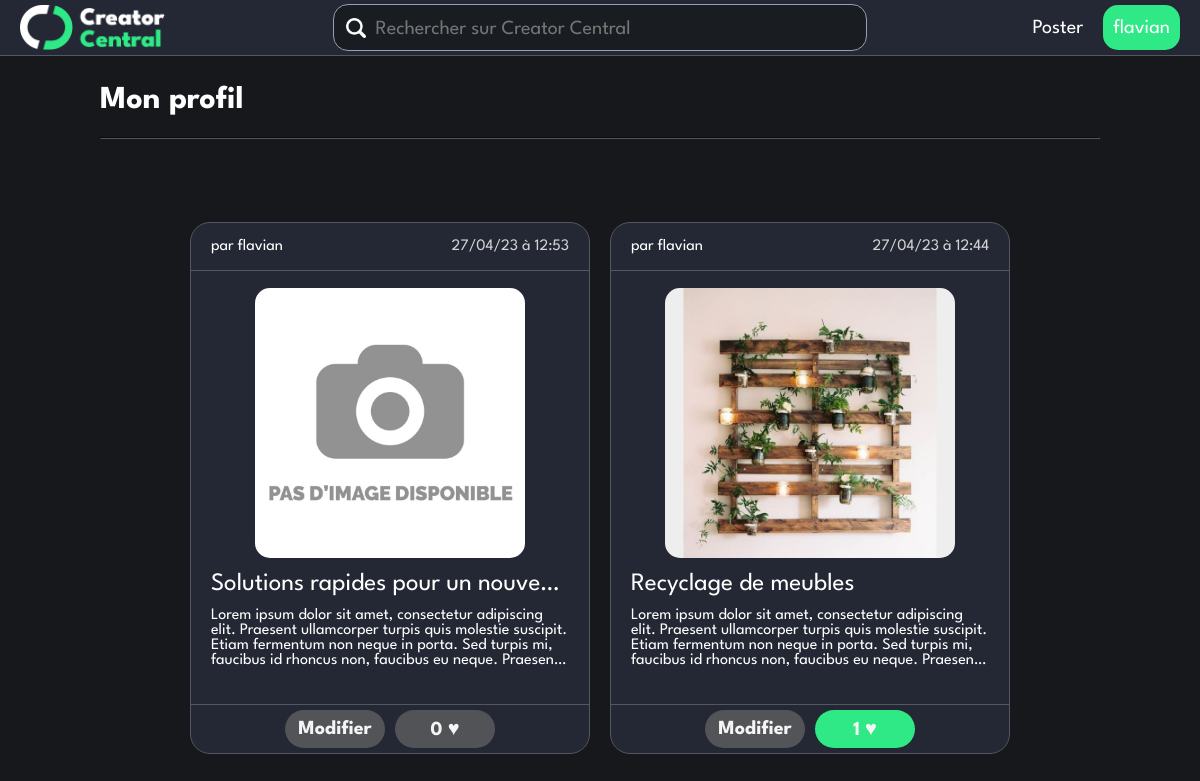
The page /profile.php (signed in) on the database its author committed.
### tables this page shows
CREATE TABLE `posts` (
  `postId` int(16) NOT NULL,
  `username` varchar(20) NOT NULL,
  `date` timestamp NOT NULL DEFAULT current_timestamp() ON UPDATE current_timestamp(),
  `title` varchar(50) NOT NULL,
  `content` varchar(500) NOT NULL,
  `picturePath` varchar(100) NOT NULL DEFAULT 'img/default_image.jpg'
);

### classes/loginStatus.php (called while the page is built, shortened)
<?php
class LoginStatus{
    function __construct(&$SQLconn) {
        if ($this->CheckSession()) {
            $this->userName = $_SESSION["username"];
        }
    }
    function CheckSession()
    {
        return isset($_SESSION["username"]);
    }
}
?>

### classes/SQLconn.php (the view, shortened to what this page needs)
<?php
require_once(__ROOT__ . "/Classes/loginStatus.php");
class SQLconn
{
    public $conn = NULL;
    public $loginStatus = NULL;
    function __construct()
    {
        $servername = "localhost";
        $username = "root";
        $password = "";
        $dbname = "creatorcentral";
        $this->conn = new mysqli($servername, $username, $password, $dbname);
        $this->loginStatus = new LoginStatus($this);
    }
    function GenerateHTML_forPostsPage($isMyBlog)
    {
        if (!empty($_GET) && isset($_GET["search"])) {
            $searched = $_GET['search'];
            $formatted_search = htmlspecialchars($searched);
            $query = "SELECT * FROM `posts` WHERE (upper(`title`) LIKE upper('%$formatted_search%')) OR (upper(`content`) LIKE upper('%$formatted_search%')) OR (upper(`username`) LIKE upper('%$formatted_search%')) ORDER BY `date` DESC";
            $result = $this->conn->query($query);
        } else {
            if ($isMyBlog) {
                $formatted_user = htmlspecialchars($this->loginStatus->userName);
                $query = "SELECT * FROM `posts` WHERE `username` LIKE '$formatted_user' ORDER BY `date` DESC";
            } else {
                $query = "SELECT * FROM `posts` ORDER BY `date` DESC";
            }
            $result = $this->conn->query($query);
        }
        if (mysqli_num_rows($result) != 0) {
            while ($row = $result->fetch_assoc()) {
                $timestamp = strtotime($row["date"]);
                echo '
                    <div class="post">
                    ';
                echo '
                    <div class="post-username" id="' . $row["username"] . '"><p>par ' . $row["username"] . '</p></div>
                    ';
                echo '
                    <div class="post-title"><a>' . $row["title"] . '</a></div>
                    <div class="post-date"><p>' . date("d/m/y à H:i", $timestamp) . '</p></div>
                    ';
                if (!is_null($row["picturePath"]) && $row["picturePath"] != "") {
                    $location = $row["picturePath"];
                    echo '
                        <div class="post-image"><img src="' . $location . ' " alt="' . $location . '"></div>
                        ';
                }
                echo '
                    <div class="post-text"><p>' . $row["content"] . '</p></div>
                    <div class="post-likes">
                    ';
                if ($row["username"] == $this->loginStatus->userName) {
                    echo '
                        <form method="get" action="editpost.php">
                            <input type="hidden" name="postID" value="' . $row["postId"] . '">
                            <input type="submit" value="Modifier" class="like-button">
                        </form>';
                }
                $formatted_post = htmlspecialchars($row["postId"]);
                $formatted_user = htmlspecialchars($this->loginStatus->userName);
                $query_is_liked = "SELECT * FROM `likes` WHERE (upper(`postId`) LIKE upper('$formatted_post')) AND (upper(`username`) LIKE upper('$formatted_user'))";
                $result_is_liked = $this->conn->query($query_is_liked);
                $query_like_nb = "SELECT * FROM `likes` WHERE (upper(`postId`) LIKE upper('$formatted_post'))";
                $like_nb = $this->conn->query($query_like_nb)->num_rows;
                if (mysqli_num_rows($result_is_liked) == 0) {
                    echo '
                    <button class="like-button" id="' . $row["postId"] . '">' . $like_nb . ' ♥</button>
                    </div></div>
                    ';
                } else {
                    echo '
                    <button class="like-button like-button-on" id="' . $row["postId"] . '">' . $like_nb . ' ♥</button>
                    </div></div>
                    ';
                }
            }
        } else {
            echo '
                <div><p>Il n\'y a pas de post dans ce blog.</p></div>
                ';
        }
    }
}
?>

### styles/header.css (style rules this page uses)
:root { --header-height: 55px; }

### styles/global.css (style rules this page uses)
:root { --green-accent: #2ee985; --green-accent-dark: #267e4c; --green-accent-darker: #228c52; --lighter-grey: #979eb7; --light-grey: #545660; --grey: #242834; --dark-grey: #191c21;; --darker-grey: #16181c; }
body { color: white; font-family: 'LeagueSpartan', Bahnschrift, sans-serif; font-weight: normal; margin: 0; background: var(--darker-grey); }

### styles/post.css (style rules this page uses)
.post { display: grid; grid-template-columns: 1fr 1fr; grid-template-rows: 1fr 6fr 1fr 2fr 1fr; background-color: #242834; width: auto; height: 530px; border-radius: 20px; border: solid 1px #545660; }
.post-username { grid-area: 1 / 1 / span 1 / span 1; border-bottom: 1px solid #545660; align-self: center; padding-left: 10%; }
.post-date { grid-area: 1 / 2 / span 1 / span 1; border-bottom: 1px solid #545660; padding-right: 10%; text-align: right; color: lightgrey; }
.post-title { grid-area: 3 / 1 / span 1 / span 2; align-self: center; padding-inline: 5%; padding-block: 0; }
.post-title { vertical-align: center; text-overflow: ellipsis; white-space: nowrap; overflow: hidden; margin: 0; font-size: 25px; }
.post-image { background: none; grid-area: 2 / 1 / span 1 / span 2; margin: 0; justify-self: center; width: 90%; height: 95%; align-self: end; display: flex; justify-content: center; align-items: center; }
.post-image img { border-radius: 15px; }
.post-image img { height: auto; width: auto; max-height: 270px; max-width: 358px; }
.post-text { grid-area: 4 / 1 / span 1 / span 2; margin: 0; border-bottom: 1px solid #545660; padding-inline: 5%; }
.post-text p { margin: 0; font-size: 16px; display: -webkit-box; -webkit-line-clamp: 4; -webkit-box-orient: vertical; overflow-y: scroll; scrollbar-color: dimgrey whitesmoke; scrollbar-width: thin; }
.post-likes { grid-area: 5 / 1 / span 1 / span 2; margin-inline: 10%; justify-self: center; display: flex; flex-direction: row; gap: 10px; }
.like-button { font-family: 'LeagueSpartan', serif; font-weight: bold; background: rgba(101, 101, 101, 0.73); color: whitesmoke; border: none; border-radius: 50px; height: 38px; width: 100px; margin: 0; margin-top: 5px; font-size: 20px; display: -webkit-box; -webkit-line-clamp: 4; -webkit-box-orient: vertical; }
.like-button-on { background: var(--green-accent); }

### rows shown on the page
posts: username "flavian", title "Solutions rapides pour un nouve…", date "27/04/23 à 12:53", picturePath (placeholder picture), content "Lorem ipsum dolor sit amet, consectetur adipiscing elit. Praesent ullamcorper turpis quis molestie suscipit. Etiam fermentum non neque in porta. Sed turpis mi, faucibus id rhoncus non, faucibus eu neque.…", like_nb "0"
posts: username "flavian", title "Recyclage de meubles", date "27/04/23 à 12:44", picturePath (picture), content "Lorem ipsum dolor sit amet, consectetur adipiscing elit. Praesent ullamcorper turpis quis molestie suscipit. Etiam fermentum non neque in porta. Sed turpis mi, faucibus id rhoncus non, faucibus eu neque.…", like_nb "1"

### other values the page prints
$username "flavian"
